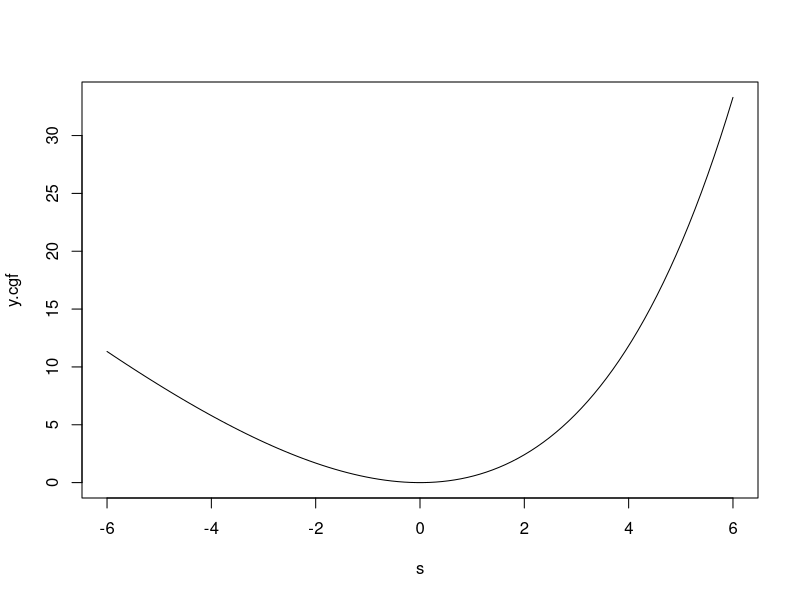
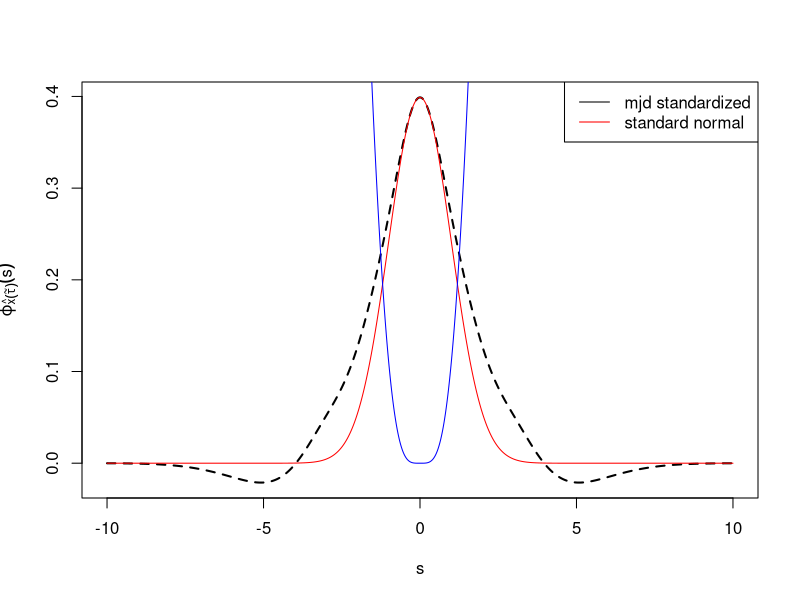
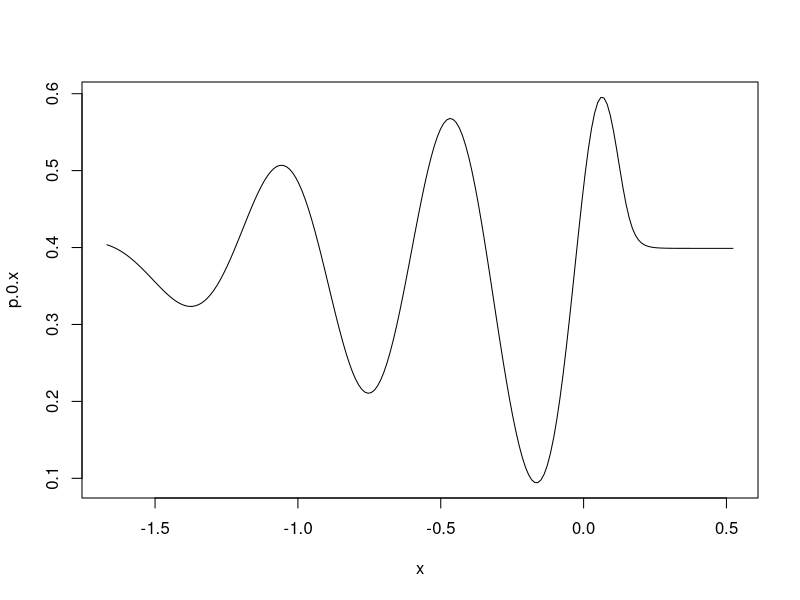
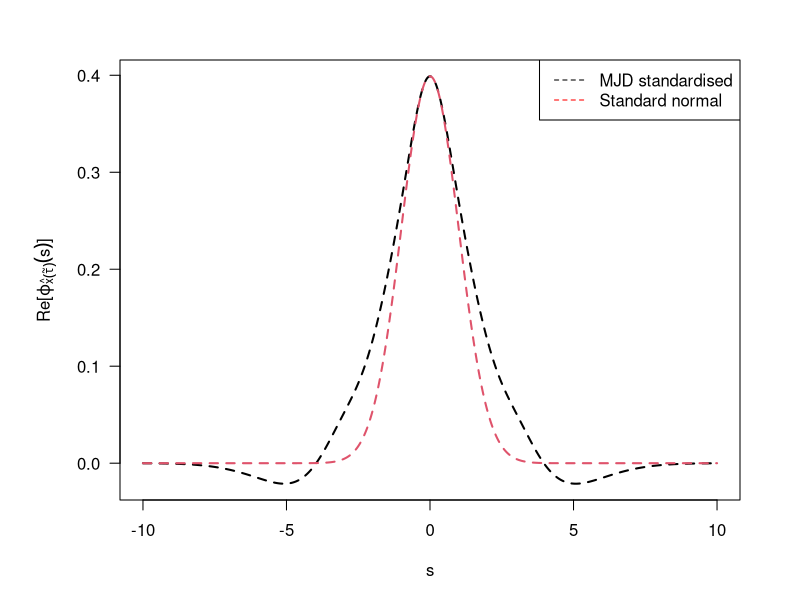
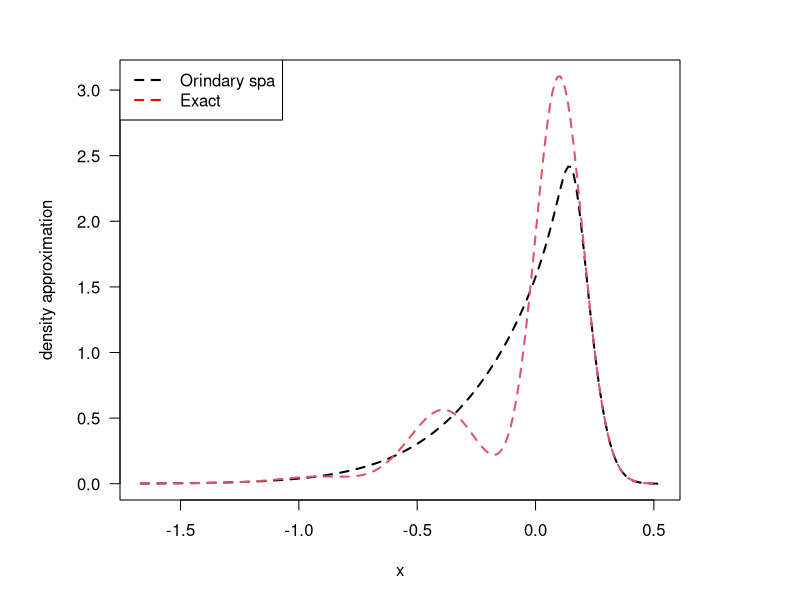

Recreate these plots in R, in order. (Note: a time limit stopped this script after it produced the figures.)
# Program for inspacting the cgf of a Merton Jump Diffusion
setwd("C:/Users/Berent/Projects/it-ift/implementation v5/ExactSPA")

param <- c("r"=0.03,"sigma"=0.2,"lambda"=1,"mu"=-0.5,"nu"=0.1, "x0"=0, "t"=1/4)

# K
mjd.cgf <- function(s, r=param["r"],sigma=param["sigma"],lambda=param["lambda"],
                    mu=param["mu"],nu=param["nu"], x0=param["x0"], t=param["t"]){
    k = exp(mu+0.5*nu^2) - 1
    s*x0 + s*t*(r-lambda*k-sigma^2/2) + s^2*sigma^2*t/2 +
        lambda*t*(exp(s*mu+s^2*nu^2/2)-1)
}
# K'
mjd.cgf.1 <- function(s, r=param["r"],sigma=param["sigma"],lambda=param["lambda"],
                      mu=param["mu"],nu=param["nu"], x0=param["x0"], t=param["t"]){
    k = exp(mu+0.5*nu^2) - 1
    x0+t*(r-lambda*k-sigma^2/2) + s*sigma^2*t +
        (mu+nu^2*s) * lambda*t*exp(s*mu+s^2*nu^2/2)
}
# K''
mjd.cgf.2 <- function(s, r=param["r"],sigma=param["sigma"],lambda=param["lambda"],
                      mu=param["mu"],nu=param["nu"], x0=param["x0"], t=param["t"]){
    k = exp(mu+0.5*nu^2) - 1
    sigma^2*t + lambda*t*exp(s*mu+s^2*nu^2/2) * (nu^2+(mu+nu^2*s)^2)
}
# phi.stand
s.hat.fn <- function(s.start, x, cgf=mjd.cgf, cgf.1=mjd.cgf.1){
    nlminb(start=s.start,
           objective=function(s,x){cgf(s)-s*x},
           gradient=function(s,x){cgf.1(s)-x},
           x=x)$par
}
# phi.stand
phi.stand <- function(s, x, cgf=mjd.cgf, cgf.1=mjd.cgf.1, cgf.2=mjd.cgf.2){
    s.hat <- s.hat.fn(0, x, cgf, cgf.1)
    exp(
        -cgf(s.hat) - 1i*s*x/sqrt(cgf.2(s.hat)) +
            cgf(
                1i*s/sqrt(cgf.2(s.hat)) + s.hat
            )
    )
}
phi.stand(0, 10)

cgf.stand <- function(s, x, cgf=mjd.cgf, cgf.1=mjd.cgf.1, cgf.2=mjd.cgf.2){
    s.hat <- s.hat.fn(0, x, cgf, cgf.1)
    (
        -cgf(s.hat) - s*x/sqrt(cgf.2(s.hat)) +
            cgf(
                s/sqrt(cgf.2(s.hat)) + s.hat
            )
    )
}
cgf.stand(0,10)
check <- nlminb(10, cgf.stand, x=100)$par
s <- seq(-6,6, length.out = 100)
y.cgf <- sapply(s, cgf.stand, x=10)
plot(s,y.cgf, type="l")

# plot phi.stand / sqrt(2*pi), versus standard normal
u <- seq(-10,10,0.01)
y <- sapply(u, function(u){Re(phi.stand(u, x=0))/(sqrt(2*pi))})
plot(u,y, type="l", ylim=c(min(y), max(y)), col="1", lwd=2, lty=2, xlab="s", ylab=expression(paste(varphi[hat(x)(tilde(tau))](s))))
lines(u, dnorm(u,0,1),col="red")
lines(u, abs(dnorm(u,0,1, log = TRUE) - log(y)), col="blue")
legend("topright", legend=c("mjd standardized", "standard normal"), col=c("black", "red"), lty=c(1,1))

##### PLOTTING W.R.T. S
pdf("mjd_stand_s.pdf", width=7, height=4+1/3)

par(mar=c(5,6, 3, 3))
plot(u, y, xaxt="n", yaxt="n", ylim=c(min(y), max(y)),
     main="", type="l", col="1", lwd=2, lty=2,
     ylab=expression(paste(Re,"[", varphi[hat(x)(tilde(tau))](s),"]")),
     xlab = expression(paste(s)))
lines(u, dnorm(u,0,1), col=2, lwd=2, lty=2)
axis(2, ylim=c(0, max(y)), col="black", lwd=1, las=1)
axis(1,ylab=expression(s))
legend("topright", legend=c("MJD standardised", "Standard normal"), col=c("black", "red"), lty=c(2,2))

dev.off()



##### PLOTTING W.R.T. X


# as a function of x
p.0 <- function(x){
    u <- seq(-10,10,0.02)
    y <- sapply(u, function(u){Re(phi.stand(u, x))/(2*pi)})
    sum(y)*(u[2]-u[1])
}
mjd.e <- mjd.cgf.1(0)
mjd.v <- mjd.cgf.2(0)
x <- seq(mjd.e - 6*sqrt(mjd.v), mjd.e+2*sqrt(mjd.v), length.out = 200)
p.0.x <- sapply(x, p.0)
plot(x, p.0.x,type="l")
spa <- function(sp, x, cgf=mjd.cgf, cgf.2=mjd.cgf.2){
    exp(cgf(sp)-sp*x) / sqrt(2*pi*cgf.2(sp))
}
spa1 <- sapply(x, function(x){
    sp <- s.hat.fn(0,x)
    spa(sp, x)
})

setwd("C:/Users/Berent/Projects/Berent/sp_adjusted_inversion/Figures")
pdf("mjd_prob_x_v2.pdf", width=7, height=4+1/3)
par(mar=c(5,6, 3, 6))
plot(x, spa1, xaxt="n", yaxt="n", ylim=c(0, max(spa1*p.0.x*sqrt(2*pi))),
     main="", type="l", col="1", lwd=2, lty=2,
     ylab=expression(paste("density approximation")),
     xlab = expression(paste(x)))
lines(x, spa1*p.0.x*sqrt(2*pi), col=2, lwd=2, lty=2)
axis(2, ylim=c(0, max(spa1*p.0.x*sqrt(2*pi))), col="black", lwd=1, las=1)
axis(1)
legend("topleft", legend=c("Orindary spa", "Exact"), col=c("black", "red"),
       lty=c(2,2), lwd=c(2,2))
# par(new=T)
# plot(x, p.0.x, axes=F, xlab="", ylab="", main="", type="l", col=4, lty=2, lwd=1.5)
# axis(4, ylim=c(min(p.0.x), max(p.0.x)))
# mtext(4, text=expression(paste(
#     p[bar(X)(hat(tau))](0)
# )), line=3)
#
# legend("topleft", legend=c("Orindary spa", "Exact", "Probability in zero"), col=c("black", "red", 4),
#        lty=c(2,2, 2), lwd=c(2,2, 1.5))
dev.off()

# Plot aeld(exp(-x^2) and phi.stand change of variable)



# Approximate int phi.stand / sqrt(2*pi) with spa
s.stand.hat <- function(start, cgf, x){
    nlminb(start, cgf, x=x)$par
}

cgf.stand.1 <- function(s, x, cgf=mjd.cgf, cgf.1=mjd.cgf.1, cgf.2=mjd.cgf.2){
    s.hat <- s.hat.fn(0, x, cgf, cgf.1)
    (
         - x/sqrt(cgf.2(s.hat)) +
            cgf.1(
                s/sqrt(cgf.2(s.hat)) + s.hat
            ) / sqrt(cgf.2(s.hat))
    )
}
cgf.stand.2 <- function(s, x, cgf=mjd.cgf, cgf.1=mjd.cgf.1, cgf.2=mjd.cgf.2){
    s.hat <- s.hat.fn(0, x, cgf, cgf.1)
    (
            cgf.2(
                s/sqrt(cgf.2(s.hat)) + s.hat
            ) / cgf.2(s.hat)
    )
}
s.stand.hat.0 <- s.stand.hat(0, cgf.stand, x=12)
cgf.stand.1(s.stand.hat.0, x=12)
cgf.stand.2(s.stand.hat.0, x=12)

spa <- function(sp, x, cgf=mjd.cgf, cgf.2=mjd.cgf.2){
    exp(cgf(sp)-sp*x) / sqrt(2*pi*cgf.2(sp))
}
doublespa <- function(spa1, sp.stand, x){
    spa1 * exp(cgf.stand(sp.stand, x)) / sqrt(cgf.stand.2(sp.stand, x))
}
x = 0
sp <- s.hat.fn(0,x)
spa1 <- spa(sp, x)
sp.stand <- s.stand.hat(0, cgf.stand, x=x)
doublespa(spa1, sp.stand, x)

x <- seq(-0.75,0.75,by=0.01)
spa1 <- sapply(x, function(x){
    sp <- s.hat.fn(0,x)
    spa(sp, x)
})
spa2 <- sapply(x, function(x){
    sp <- s.hat.fn(0,x)
    spa1 <- spa(sp, x)
    sp.stand <- s.stand.hat(0, cgf.stand, x=x)
    doublespa(spa1, sp.stand, x)
})
p.0.x <- sapply(x, p.0)

plot(x,spa1, ylim=c(0,4), type="l")
lines(x, spa2, col="red")
lines(x,spa1*p.0.x, type="l", col="blue")

# Test for finding spa
x <- 10
s <- seq(-5,5,by=0.0001)
y.inner <- sapply(s, function(s){mjd.cgf(s)-s*x})
y.1 <- sapply(s, function(s){mjd.cgf.1(s)-x})
plot(s,y.inner)
abline(v=s[which.min(y.inner)])
abline(v=s[which.min(abs(y.1))], col="red")
abline(v=s.hat(s.start = 0, x=x)$par, col="blue")
